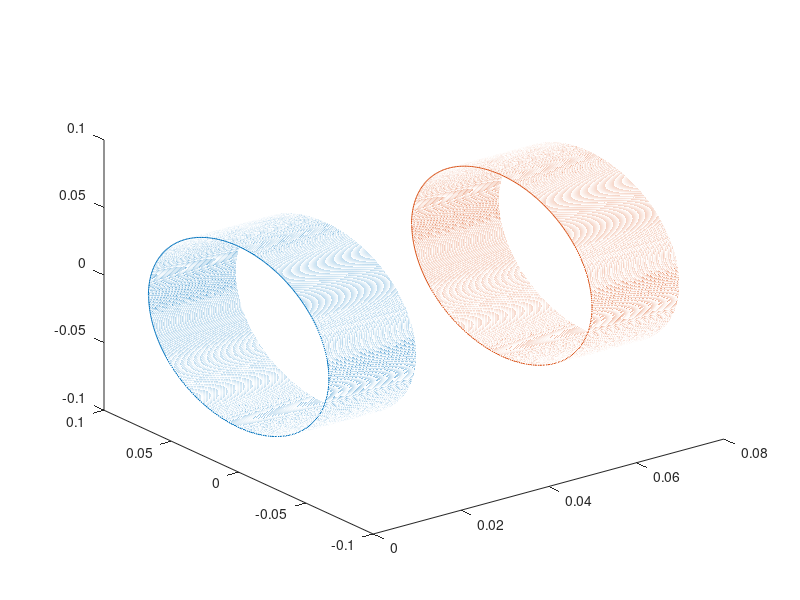

Recreate this plot in MATLAB.
t = linspace(0,640*pi,100000);

L = 0.01975;
N = 320;
r = 0.067;
I = 0.41;

x1 = L*t/(2*pi*N);  %definition of the helix (solenoid)
y1 = r*cos(t);
z1 = r*sin(t);

x2 = L*t/(2*pi*N)+0.06;
y2 = r*cos(t);
z2 = r*sin(t);

temprv1 = -0.3:0.005:0.3
rv1 = [temprv1 0 0]

plot3(x1,y1,z1,x2,y2,z2)
